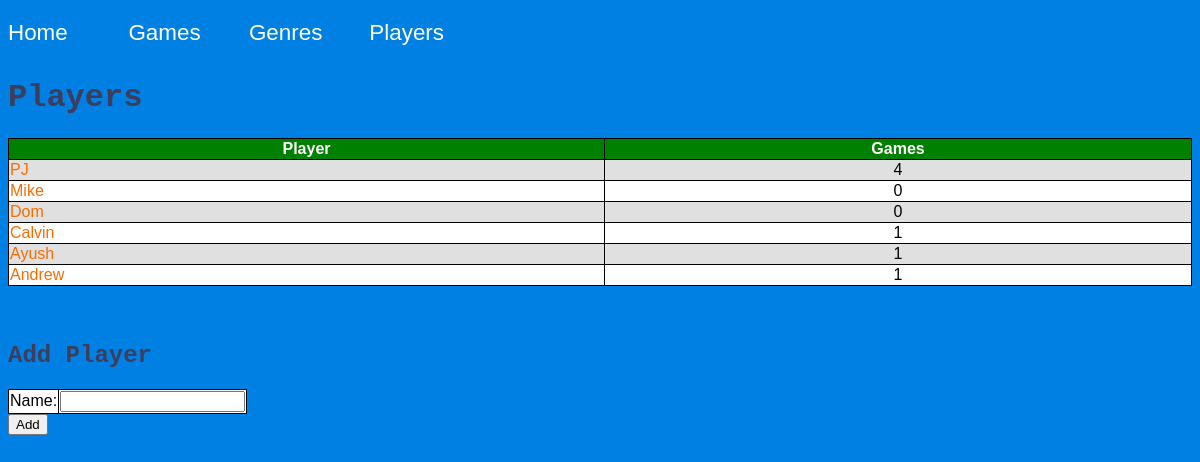
Page /junction_table/players/ on the committed database.
### junction_table/models.py (models this page shows, shortened)
class Players(models.Model):
    playerName = models.CharField(max_length=100)
    games = models.ManyToManyField(Game)

### junction_table/views.py (the view)
def view_all_players(request):
    context = {"players": Players.objects.all()}
    return render(request, 'junction_table/viewPlayers.html', context)

### junction_table/templates/junction_table/viewPlayers.html (shortened to what this page needs)
<html>
<head>
{% load staticfiles %}
<link rel="stylesheet" type="text/css" href="{% static 'junction_table/style.css' %}" />
</head>
<body>
{% include "junction_table/banner.html" %}
<h1> Players </h1>
<table>
<tr>
  <th> Player </th>
  <th> Games </th>
</tr>
{% for player in players %}
<tr>
    <td><a href="/junction_table/players/{{player.id}}">{{player.playerName}}</a></td>
    <td><center>{{player.games.all|length}}</center></td>
</tr>
{% endfor %}
</table>
<br><br>
<h2>Add Player</h2>
<form action="{% url 'junction_table:create_player' %}" method="post">
<table style="width:auto">
  <tr><td>Name:       </td><td><input type="text" name="playerName" ></td></tr>
</table>
<input type="submit" value="Add" />
</form>
</body>
</html>

### junction_table/templates/junction_table/banner.html (shortened to what this page needs)
<div class="nav"
<ul>
 <li> <a href="/junction_table/">Home</a> </li>
 <li> <a href="/junction_table/games/">Games</a> </li>
 <li> <a href="/junction_table/genres/">Genres</a> </li>
 <li> <a href="/junction_table/players/">Players</a> </li>
<br>
</div>

### junction_table/static/junction_table/style.css (style rules this page uses)
a { color: #FFFFFF; }
body { color: #f86c00; background-color: #0080e3; font-family: "Helvetica", serif; }
table { border-collapse: collapse; width: 100%; border: 1px solid green; }
th { background-color: green; color: white; border: 1px solid black; }
table { border: 1px solid black; background-color: white; color: #000000; }
td { border: 1px solid black; }
table a { color: #f86c00; text-decoration: none; }
tr:nth-child(even) { background-color: #E0E0E0; }
tr:nth-child(odd) { background-color: #FFFFFF; }
li { color: #000000; }
h1 { color: #3D3D5C; font-family: "Lucida Console", Monaco, monospace; }
h2 { color: #3D3D5C; font-family: "Lucida Console", Monaco, monospace; }
.nav li { font-family: 'Oswald', sans-serif; font-size: 1.2em; line-height: 40px; height: 40px; border-bottom: 1px solid #888; }
.nav a { text-decoration: none; color: #fff; display: block; transition: .3s background-color; }
@media screen and (min-width: 600px) { .nav li { width: 120px; border-bottom: none; height: 50px; line-height: 50px; font-size: 1.4em; } }
@media screen and (min-width: 600px) { .nav li { display: inline-block; margin-right: -4px; } }

### rows in the picture
Players: playerName "PJ", games.all|length "4"
Players: playerName "Mike", games.all|length "0"
Players: playerName "Dom", games.all|length "0"
Players: playerName "Calvin", games.all|length "1"
Players: playerName "Ayush", games.all|length "1"
Players: playerName "Andrew", games.all|length "1"
